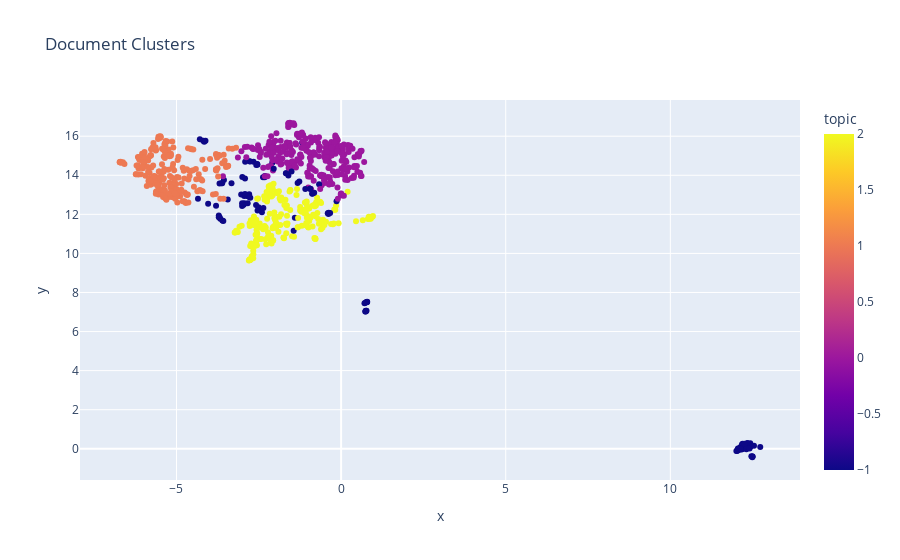

Write notebook code for a chart like this one.
### Code cell
import plotly.express as px

# Reduce dimensionality of embeddings for visualization
umap_2d = UMAP(n_components=2, random_state=42)
embeddings_2d = umap_2d.fit_transform(embeddings)

# Create a DataFrame with 2D embeddings and topic labels
df_embeddings_2d = pd.DataFrame(embeddings_2d, columns=['x', 'y'])
df_embeddings_2d['topic'] = topics

# Plot the 2D embeddings
fig = px.scatter(df_embeddings_2d, x='x', y='y', color='topic', title='Document Clusters')
fig.show()

### Figure 1 — Plotly figure (JSON) as saved in the notebook; plotly's stock layout.template omitted (floating-point values rounded to 4 significant figures; data arrays with more than 128 entries replaced by an {"elided": "..."} marker saying what was removed)
{"data": [{"hovertemplate": "x=%{x}<br>y=%{y}<br>topic=%{marker.color}<extra></extra>", "legendgroup": "", "marker": {"color": {"elided": "848 int values"}, "coloraxis": "coloraxis", "symbol": "circle"}, "mode": "markers", "name": "", "orientation": "v", "showlegend": false, "type": "scatter", "x": {"elided": "848 float values"}, "xaxis": "x", "y": {"elided": "848 float values"}, "yaxis": "y"}], "layout": {"coloraxis": {"colorbar": {"title": {"text": "topic"}}, "colorscale": [[0, "#0d0887"], [0.1111, "#46039f"], [0.2222, "#7201a8"], [0.3333, "#9c179e"], [0.4444, "#bd3786"], [0.5556, "#d8576b"], [0.6667, "#ed7953"], [0.7778, "#fb9f3a"], [0.8889, "#fdca26"], [1, "#f0f921"]]}, "legend": {"tracegroupgap": 0}, "title": {"text": "Document Clusters"}, "xaxis": {"anchor": "y", "domain": [0, 1], "title": {"text": "x"}}, "yaxis": {"anchor": "x", "domain": [0, 1], "title": {"text": "y"}}}}
